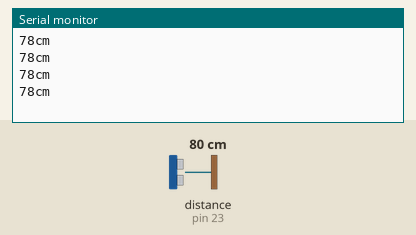
The sketch below on a simulated Arduino Mega 2560, built with avr-gcc and run on an emulated ATmega2560. Parts: the last lines printed to the serial monitor. Wiring (inferred from the names in the program): ultrasonic range finder: trigger pin 22; echo pin 23. Inputs (shaded band) come from the test bench; at power-on: distance to the obstacle (sensor on pin 23) 80 cm. The echo pulse lasts 58.3 µs per cm.

Above: at 1.2 s.
1.3 s: distance to the obstacle (sensor on pin 23) set to 2 cm
At 1.73 s:
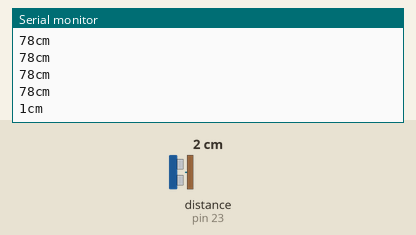
2.8 s: distance to the obstacle (sensor on pin 23) set to 4 cm
At 2.94 s:
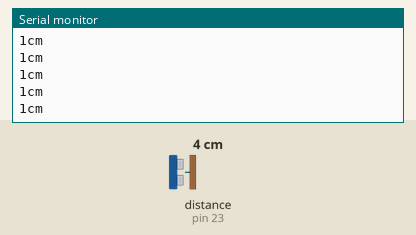
Timing chart, 0 to 5.8 s (numbered marks = the images above; inputs shaded):
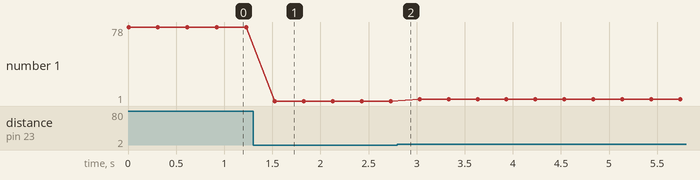

Measured:
- after the input at 1.3 s, the serial monitor: prints a new line after 0.23 s (image 1)
- plotted number 1: 78 → 1 after the input at 1.3 s, 1 → 3 after the input at 2.8 s

The sketch:

distancia.ino
```cpp
// Defines Tirg and Echo pins of the Ultrasonic Sensor
const int trigPin = 22;
const int echoPin = 23;
// Variables for the duration and the distance
long duration;
int distance;
void setup() {
  pinMode(trigPin, OUTPUT); // Sets the trigPin as an Output
  pinMode(echoPin, INPUT); // Sets the echoPin as an Input
  Serial.begin(9600);
}

void loop() {
  distance = calculateDistance();// Calls a function for calculating the distance measured by the Ultrasonic sensor for each degree
  Serial.print(distance); // Sends the distance value into the Serial Port
  Serial.println("cm"); // Sends addition character right next to the previous value needed later in the Processing IDE for indexing
  delay(300);
  }
// Function for calculating the distance measured by the Ultrasonic sensor
int calculateDistance()
{
  digitalWrite(trigPin, LOW);
  delayMicroseconds(2);
  // Sets the trigPin on HIGH state for 10 micro seconds
  digitalWrite(trigPin, HIGH);
  delayMicroseconds(10);
  digitalWrite(trigPin, LOW);
  duration = pulseIn(echoPin, HIGH); // Reads the echoPin, returns the sound wave travel time in microseconds
  distance= duration*0.034/2;
  return distance;
}
```
